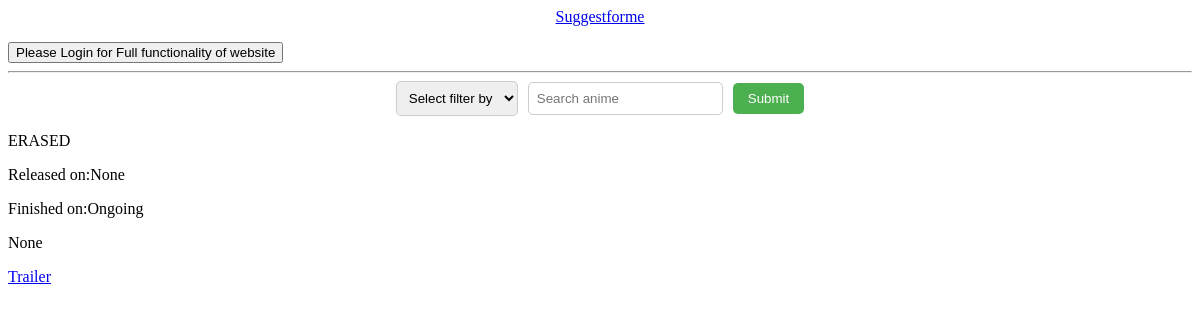
/animepage/ERASED/, run on an earlier commit of the app's database.
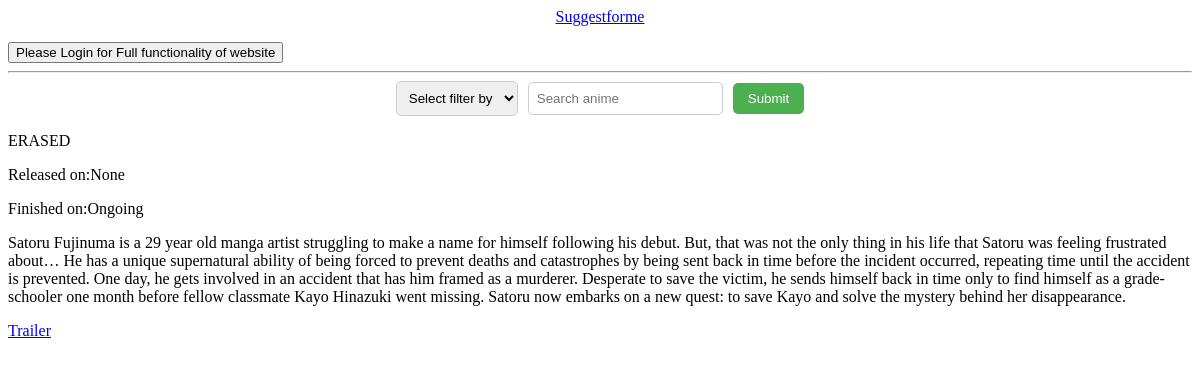
And on a later commit of the database.
### base/models.py (models this page shows, shortened)
class anime(models.Model):
  name=models.TextField(max_length=100)
  description=models.TextField(max_length=10000,null=True,blank=True)
  status=models.TextField(max_length=100,null=True,blank=True)
  seasons = models.TextField(max_length=100, null=True, blank=True)
  totalepisodes=models.IntegerField(null=True,blank=True)
  genres=models.TextField(max_length=100,null=True,blank=True)
  banner=models.ImageField(null=True,blank=True)
  format=models.TextField(max_length=100,null=True,blank=True)
  startyear=models.DateField(null=True,blank=True)
  endyear=models.DateField(null=True,blank=True)
  trailerlink=models.TextField(max_length=10000,null=True,blank=True)
  studio=models.TextField(max_length=1000,null=True,blank=True)

### base/views.py (the view)
# urls.py: path('animepage/<str:pk>/', views.animepage, name='animepage'),
def animepage(request, pk):
    animeobject= get_object_or_404(anime, name=pk)
    user = request.user
    if request.user.is_authenticated:
        user_view = userwatchedstatus.objects.get_or_create(user=user, anime=animeobject)
    else:
        user_view=[]
    context = {'animeobject':animeobject,'user_view':user_view}
    return render(request, 'base/animepage.html', context)

### base/templates/base/animepage.html (shortened to what this page needs)
{% extends 'main.html' %}
{% block content  %}
<p>{{animeobject.name}}</p>
<p>Released on:{{animeobject.startyear}}</p>
{% if animeobject.endyear != None %}
<p>Finished on:{{animeobject.endyear}}</p>
{% else %}
<p>Finished on:Ongoing</p>
{% endif %}
<p>{{animeobject.description}}</p>
<a href="{{animeobject.trailerlink}}">Trailer</a>
{% endblock content %}

What changed in the data, as far as the page shows it:
changed anime "ERASED": description "None" → "Satoru Fujinuma is a 29 year old manga artist struggling to make a name for himself following his debut. But, that was not the only thing in his life that Satoru was feeling frustrated about… He has a unique supernatural ability of being forced to prevent deaths and catastrophes by being sent back in time before the incident occurred, repeating time until the accident is prevented. One day, he gets involved in an accident that has him framed as a murderer. Desperate to save the victim, he sends himself back in time only to find himself as a grade-schooler one month before fellow classmate Kayo Hinazuki went missing. Satoru now embarks on a new quest: to save Kayo and solve the mystery…"
